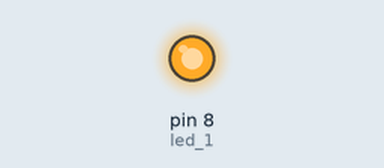
Simulated run of this sketch. Board: Arduino Uno, built with avr-gcc and run on an emulated ATmega328P. Parts: output pins drawn as LEDs (lit = HIGH).

Above: at 1.0 s.
At 7.1 s:
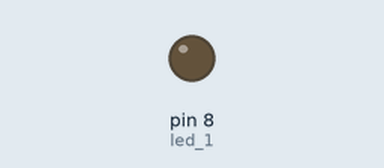
Timing chart, 0 to 8.3 s (numbered marks = the images above):
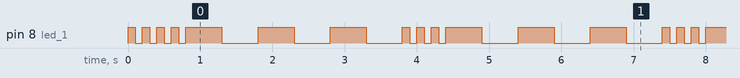

Measured:
- by itself, pin 8 (led_1): repeats every 3.6 s: 3 × (HIGH 0.50 s, LOW 0.50 s), 3 × (HIGH 0.10 s, LOW 0.10 s)
- by itself, everything shown: repeats every 14.4 s, in 48 steps

The sketch:

sketch2condiciones_aug29a.ino
```cpp
#define led_1 8           //definimos el pin 8 de nuestra placa arduino para nuestro led
boolean cambio;           //variable para efectuar el cambio de parpadea, cuando se cumpla una condición
int contador = 3;         //el número de veces que debe parpadear

void setup() {
  pinMode(led_1, OUTPUT); //Es de salida porque alimentará a nuestro LED
}

void loop() {
  if(cambio){             //Si se cumple determinada condición, parpadea de cierta forma
    parpadear(500);
    if(contador == 0){
      cambio = false;
      contador = 3;       //reinicioamos el contador
    }
  }else{
    parpadear(100);
    if(contador == 0){
      cambio = true;
      contador = 3;
    }
  }
  contador--;             //restamos el contador para cambiar la condición de nuestro parpadeo
}

/**
 * La función parpadear(int)
 * se encarga solamente de mantener encendido y apagado
 * nuestro led el número de segundos del parámetro milisegundos
 */
void parpadear(int milisegundos){
  digitalWrite(led_1, HIGH);
  delay(milisegundos);
  digitalWrite(led_1, LOW);
  delay(milisegundos);
}
```
